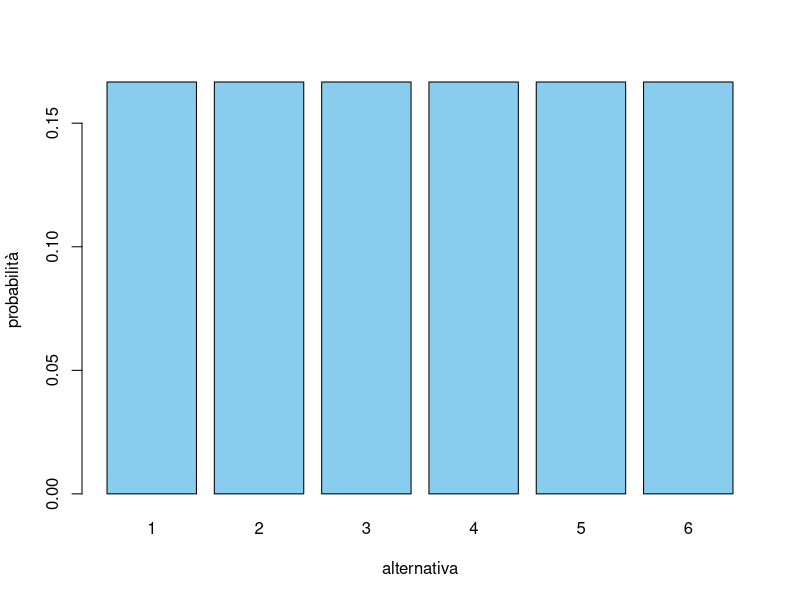
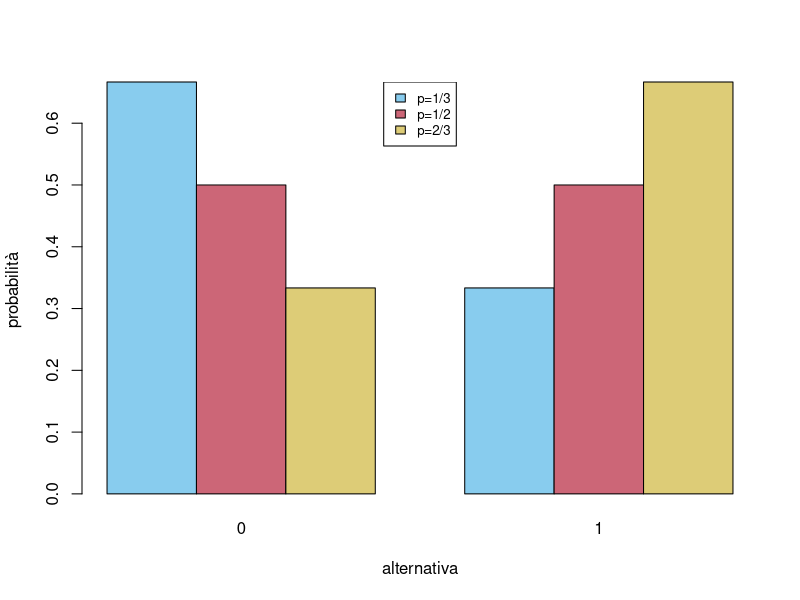
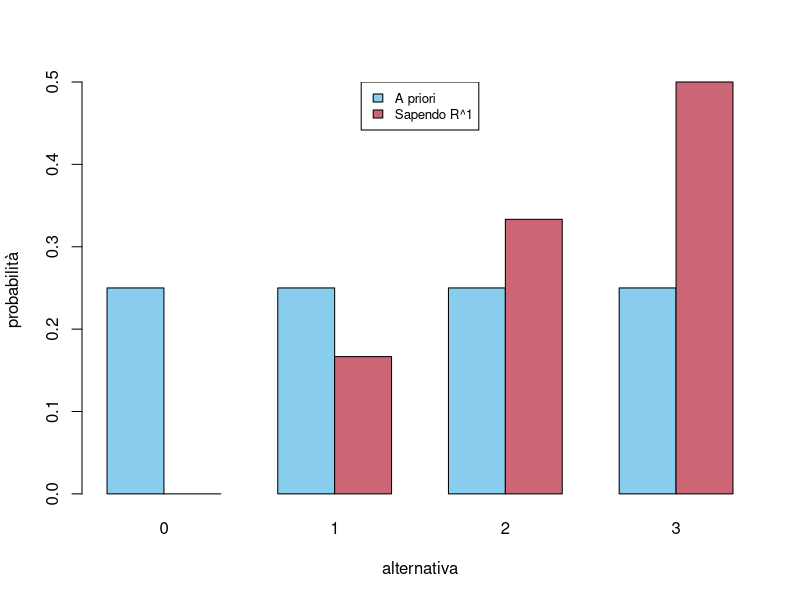
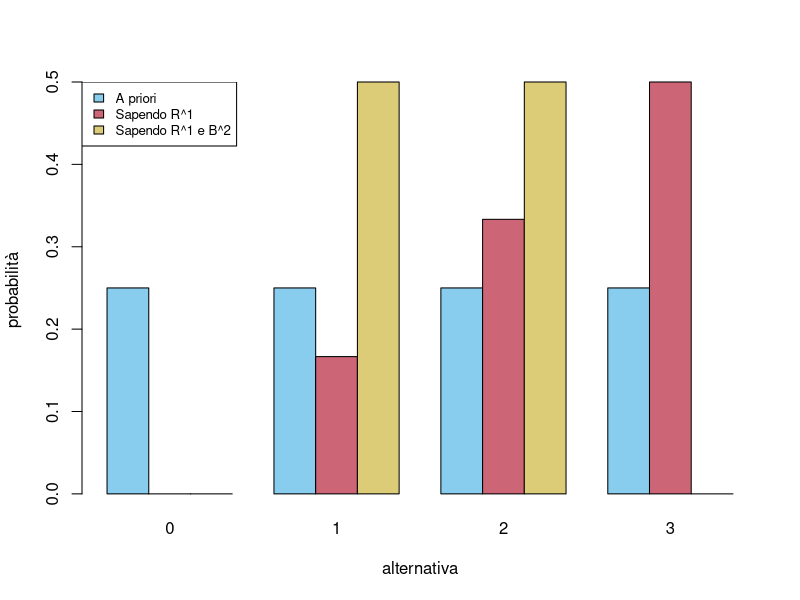
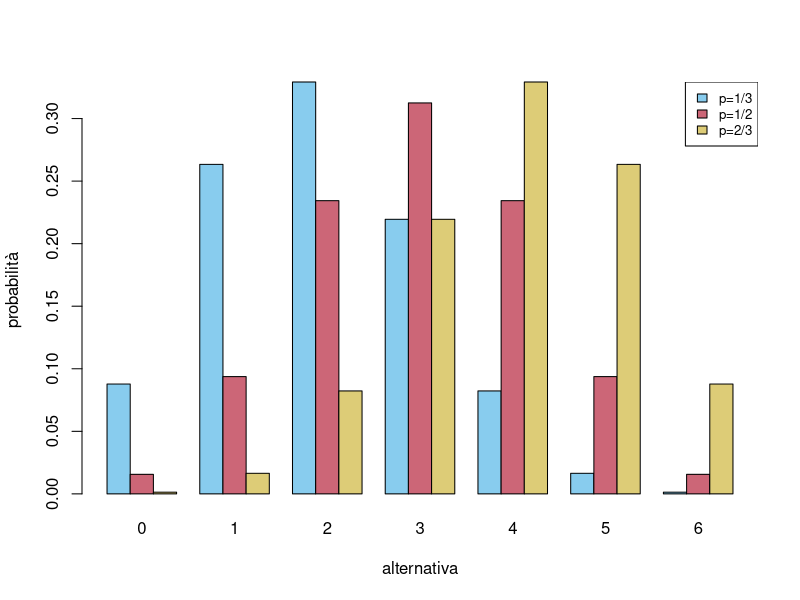

Source code (R) for these figures, in order:
## ---- chunk 1

miei_colori  = c("#88CCEE", "#CC6677", "#DDCC77", "#117733", "#332288", "#AA4499", "#888888")

#Parametri globali
knitr::opts_chunk$set(dev='svg', fig.width = 5, fig.align = 'center', tidy=FALSE)
## ---- chunk 2

# Costruiamo un vettore costante con la funzione rep() e poi dividiamo opportunamente perché la somma sia uno, usando la funzione sum(). Il passaggio in questo caso  è banale ma sarà utile in altre occasioni.

n <- 6
dens_uniforme <- rep(1,n)
dens_uniforme <- dens_uniforme/sum(dens_uniforme)

# Introduciamo dei parametri per il plot, come le etichette  da inserire sotto le barre e il colore (grigio)

alternative = as.character(1:6)

# Usiamo il comando barplot() per produrre il grafico

barplot( dens_uniforme, col=miei_colori[1], names.arg=alternative, ylab="probabilità", xlab="alternativa")

## ---- chunk 3

# Ricordiamo che che il parametro p indica la probabilità dell'alternativa 1 (l'altra invece indicata con 0)

dens_bernoulli_1_3 <- c(2/3, 1/3)
dens_bernoulli_1_2 <- c(1/2, 1/2)
dens_bernoulli_2_3 <- c(1/3, 2/3)

# per fare un singolo grafico costruiamo una matrice a partire dalle densità (ciascuna densità è una riga)

dens_bernoulli_matrice <- matrix( c(dens_bernoulli_1_3, dens_bernoulli_1_2, dens_bernoulli_2_3), nrow=3, byrow=TRUE)

# Plottiamo il diagramma a barre

alternative = c("0", "1")
colori = miei_colori[1:3]

barplot( dens_bernoulli_matrice, beside=TRUE, col=colori, names.arg=alternative, ylab="probabilità", xlab="alternativa")

# Aggiungiamo una legenda

legend('top', fill=colori, legend=c("p=1/3", "p=1/2", "p=2/3"), cex=0.8)

## ---- chunk 4
# Calcoliamo vettori delle densità a priori e dopo aver osservato R^1

(dens_apriori <-rep(1/4, 4))
dens_R1 <- 0:3
(dens_R1 <- dens_R1/sum(dens_R1))

# Per il grafico a barre vanno inseriti in una matrice

dens_matrice <- matrix( c(dens_apriori, dens_R1), nrow=2, byrow=TRUE)

# Alcuni parametri per il grafico e il comando barplot()

alternative <- as.character(0:3)
colori <- miei_colori[1:2]

barplot(dens_matrice, beside = TRUE, col=colori, names.arg = alternative, ylab="probabilità", xlab="alternativa")

# Aggiungiamo infine una legenda

legend('top',fill=colori,legend=c('A priori','Sapendo R^1'), cex = 0.8)

## ---- chunk 5
# La "nuova" densità a priori è quella ottenuta prima, avendo osservato R^1, perciò basta definire la densità avendo osservato anche B^2

dens_B2_R1 <- dens_R1 * 3:0
(dens_B2_R1 <- dens_B2_R1/sum(dens_B2_R1))

# Per il grafico a barre le inseriamo tutte in una matrice

dens_matrice <- matrix( c(dens_apriori, dens_R1, dens_B2_R1), nrow=3, byrow=TRUE)

# Alcuni parametri per il grafico e il comando barplot()
 
alternative <- as.character(0:3)
colori <- miei_colori[1:3]
barplot(dens_matrice, beside = TRUE, col=colori, names.arg = alternative, ylab="probabilità", xlab="alternativa")

# Legenda

legend('topleft',fill=colori,legend=c("A priori","Sapendo R^1", "Sapendo R^1 e B^2"), cex = 0.8)

## ---- chunk 6

# Usiamo la funzione dbinom() per ottenere direttamente la densità binomiale con i parametri cercati

n <- 6
r <- 0:6
dens_1_3 <- dbinom(r, n, 1/3)
dens_1_2 <- dbinom(r, n, 1/2)
dens_2_3 <- dbinom(r, n, 2/3)

dens_matrice <- matrix( c(dens_1_3, dens_1_2, dens_2_3), nrow =3, byrow=TRUE)

# Grafico a barre e legenda

alternative <- as.character(r)
colori <- miei_colori[1:3]
barplot( dens_matrice, beside=TRUE, col=colori, names.arg=alternative, ylab="probabilità", xlab="alternativa")

legend('topright', fill=colori, legend=c("p=1/3", "p=1/2", "p=2/3"), cex=0.8)
